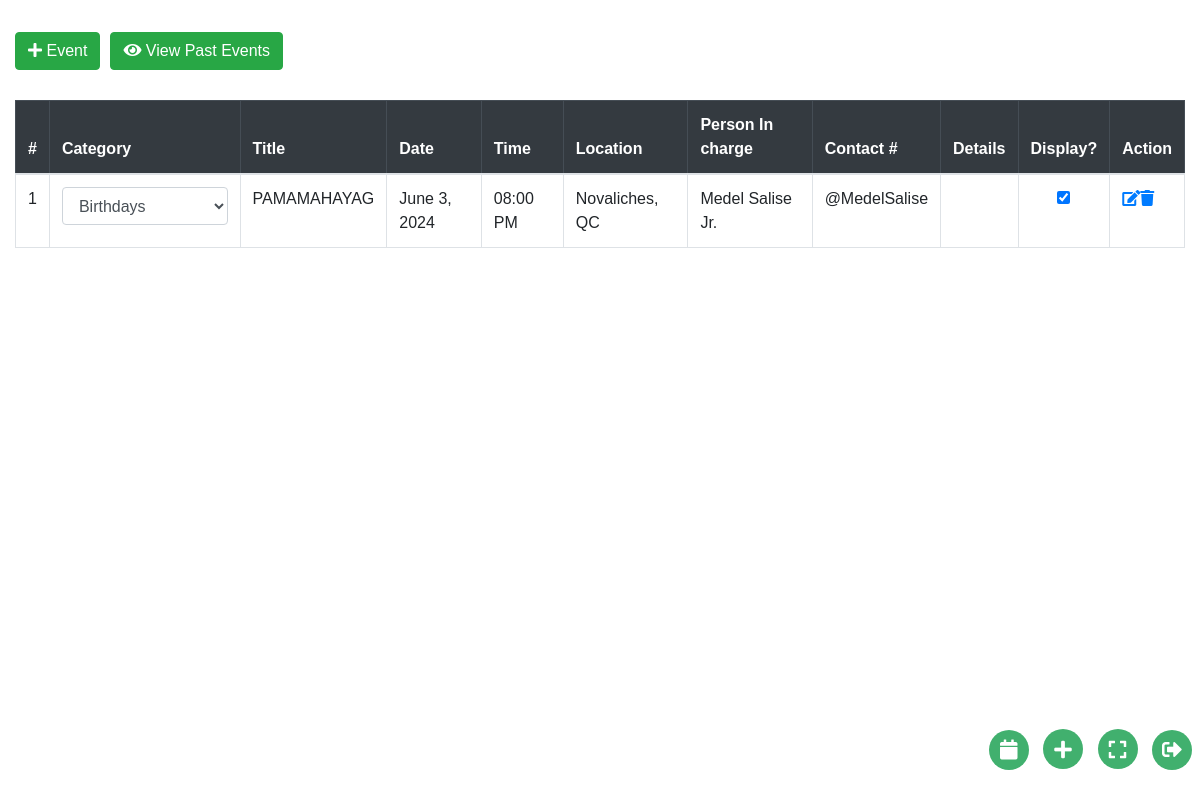
Screenshot of /views/settings.php (signed in) with the database file from the repository.
### tables this page shows
CREATE TABLE `events` (
  `id` int(11) NOT NULL,
  `event_name` varchar(150) DEFAULT NULL,
  `title` varchar(100) DEFAULT NULL,
  `incharge` varchar(100) DEFAULT NULL,
  `contact_number` varchar(25) DEFAULT NULL,
  `host` varchar(100) DEFAULT NULL,
  `date` date DEFAULT NULL,
  `time` time DEFAULT NULL,
  `start_time` time DEFAULT NULL,
  `end_time` time DEFAULT NULL,
  `location` varchar(100) DEFAULT NULL,
  `district` varchar(255) DEFAULT NULL,
  `goals` text DEFAULT NULL,
  `daily_notes` varchar(250) DEFAULT NULL,
  `weeknumber` int(11) DEFAULT NULL,
  `prepared_by` varchar(50) DEFAULT NULL,
  `submitted_by` varchar(50) DEFAULT NULL,
  `event_type` int(2) DEFAULT NULL,
  `details` varchar(500) DEFAULT NULL,
  `is_display` tinyint(1) DEFAULT NULL
);

### views/settings.php (the view, shortened to what this page needs)
<?php
include '../databases/connection/db.php';
?>
<!DOCTYPE html>
<html lang="en">
<head>
    <link href="https://stackpath.bootstrapcdn.com/bootstrap/4.5.2/css/bootstrap.min.css" rel="stylesheet">
    <link rel="stylesheet" href="https://cdnjs.cloudflare.com/ajax/libs/font-awesome/5.15.1/css/all.min.css">
</head>
<body>
<?php include '../layouts/footer.php'; ?>
<div class="col-md-12 mt-2">
    <div class="row justify-content-center">
        <div class="col-md-12">
        <div class="d-flex align-items-center md-6">
            <button type="button" class="btn btn-success" data-toggle="modal" data-target="#EventAddModal" style="margin-bottom: 10px;">
                <i class="fas fa-plus"></i> Event
            </button>
            <button type="button" class="btn btn-success" id="pastEventsButton" style="margin-bottom: 10px; margin-left: 10px;">
                <i class="fas fa-eye"></i> View Past Events
            </button>
        </div>
        <div class="table-responsive" style="margin-top:20px;">
        <table class="table table-bordered" id="eventTable">
                <thead class="table-dark">
                    <tr>
                    <th>#</th>
                        <?php
                            if ($_SESSION['role'] == 1) {
                                echo "<th>Category</th>";
                            }
                        ?>
                        <th>Title</th>
                        <th>Date</th>
                        <th>Time</th>
                        <th>Location</th>
                        <th>Person In charge</th>
                        <th>Contact #</th>
                        <th>Details</th>
                        <?php
                            if ($_SESSION['role'] == 1) {
                                echo "<th>Display?</th>";
                            }
                        ?>
                        <th class="table-action-column">Action</th>
                    </tr>
                </thead>
                <tbody>
                    <?php
                    $rowNumber = 1;
                    $today = date("Y-m-d");
                    $showPastEvents = isset($_GET['show_past_events']) && $_GET['show_past_events'] == '1';
                    $whereClause = $_SESSION['role'] == 1 ? "" : "AND prepared_by = " . $_SESSION['userid'];
                    $whereClause .= " AND event_name != 'weekly_update'";
                    $today_query = $showPastEvents
                        ? "SELECT * FROM events WHERE date < '$today' $whereClause ORDER BY date ASC, time ASC, id DESC"
                        : "SELECT * FROM events WHERE date >= '$today' $whereClause ORDER BY date ASC, time ASC, id DESC";
                    $today_result = mysqli_query($conn, $today_query);
                    while ($row = mysqli_fetch_assoc($today_result)) {
                        $eventName = $row['event_name'];
                        $title = $row['title'];
                        $date = date("F j, Y", strtotime($row['date']));
                        $time_12_hour = date("h:i A", strtotime($row['time']));
                        $location = $row['location'];
                        $incharge = $row['incharge'];
                        $contact_number = $row['contact_number'];
                        $details = $row['details'];
                        $eventId = $row['id'];
                        $display = $row['is_display'];
                        echo "<tr>";
                        echo "<td>" . $rowNumber . "</td>";
                        if ($_SESSION['role'] == 1) {
                            echo "<td><select class='category-update form-control' data-id='" . $eventId . "' name='categorySelect[]'>";
                            $eventNamesQuery = "SELECT DISTINCT id, name FROM category ORDER BY id ASC";
                            $eventNamesResult = mysqli_query($conn, $eventNamesQuery);
                            while ($eventNameRow = mysqli_fetch_assoc($eventNamesResult)) {
                                $eventNamesql = $eventNameRow['name'];
                                $eventID = $eventNameRow['id'];
                                echo "<option value='" . htmlspecialchars($eventID, ENT_QUOTES, 'UTF-8') . "'" . ($eventID == $eventName ? ' selected' : '') . ">" . htmlspecialchars($eventNamesql, ENT_QUOTES, 'UTF-8') . "</option>";
                            }
                            echo "</select></td>";
                        }
                        echo "<td>" . $title . "</td>";
                        echo "<td>" . $date . "</td>";
                        echo "<td>" . $time_12_hour . "</td>";
                        echo "<td>" . $location . "</td>";
                        echo "<td>" . $incharge . "</td>";
                        echo "<td>" . $contact_number . "</td>";
                        echo "<td>" . nl2br($details) . "</td>";
                        if ($_SESSION['role'] == 1) {
                            echo "<td class='text-center'><input type='checkbox' class='display-checkbox' name='displayCheckbox[]' data-id='" . $eventId . "' value='1' " . ($display == 1 ? 'checked' : '') . "></td>";
                        }
                        echo "<td class='table-action-column'><a href='#' class='edit-event' data-toggle='modal' data-target='#EventEditModal' data-event-id='" . $eventId . "'><i class='fas fa-edit'></i></a>";
                                echo "<a href='#' onclick='deleteEvent(" . $eventId . ")'><i class='fas fa-trash'></i></a>
                            </td>";
                    echo "</tr>";
                $rowNumber++;
                    }
                    ?>
                </tbody>
            </table>
        </div>
        </div>
    </div>
</div>
</body>
</html>

### views/settings.php (style rules this page uses)
body { transition: background-color 0.5s ease; transition: opacity 1s ease-in-out; background-color: #ffffff!important; font-family: Arial, sans-serif; }
select { padding: 5px; }

### rows the page displays
events: title "PAMAMAHAYAG", date "June 3, 2024", time "08:00 PM", location "Novaliches, QC", incharge "Medel Salise Jr.", contact_number "@MedelSalise", is_display "☑"

### other values shown
form field value "Birthdays"
